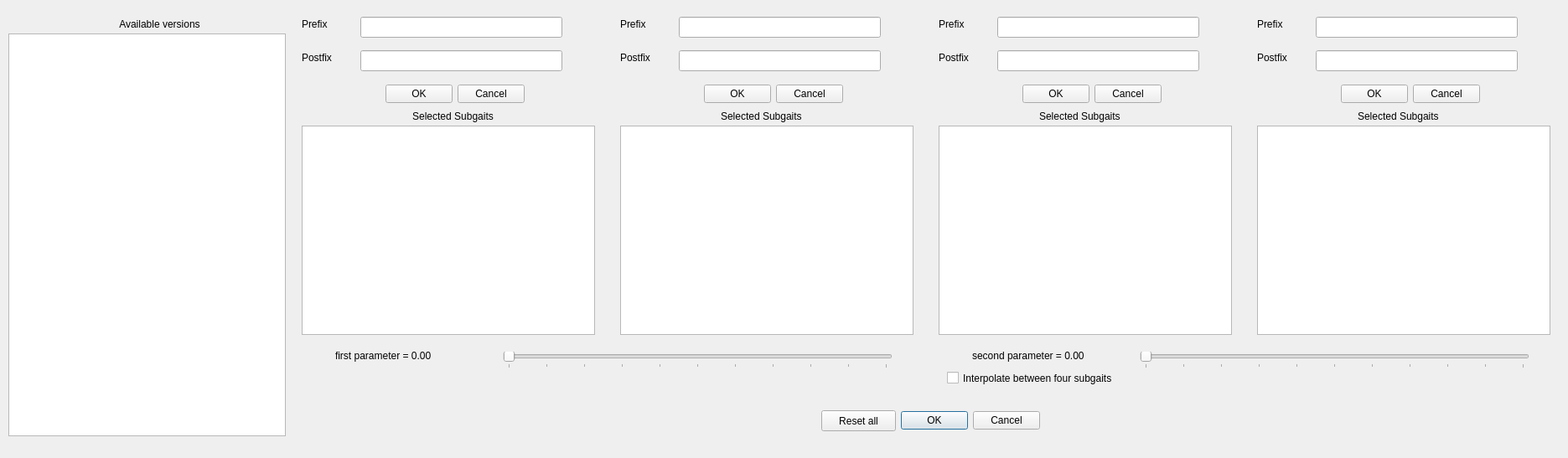
<?xml version="1.0" encoding="UTF-8"?>
<ui version="4.0">
 <class>Dialog</class>
 <widget class="QDialog" name="Dialog">
  <property name="geometry">
   <rect>
    <x>0</x>
    <y>0</y>
    <width>1871</width>
    <height>547</height>
   </rect>
  </property>
  <property name="windowTitle">
   <string>Dialog</string>
  </property>
  <widget class="QDialogButtonBox" name="buttonBox">
   <property name="geometry">
    <rect>
     <x>1070</x>
     <y>482</y>
     <width>171</width>
     <height>41</height>
    </rect>
   </property>
   <property name="orientation">
    <enum>Qt::Horizontal</enum>
   </property>
   <property name="standardButtons">
    <set>QDialogButtonBox::Cancel|QDialogButtonBox::Ok</set>
   </property>
  </widget>
  <widget class="QSlider" name="parameterSlider1">
   <property name="geometry">
    <rect>
     <x>600</x>
     <y>420</y>
     <width>465</width>
     <height>20</height>
    </rect>
   </property>
   <property name="toolTip">
    <string extracomment="The parameter decides 'how much' of the base version is done. ">The parameter decides 'how much' of the base version is done. </string>
   </property>
   <property name="whatsThis">
    <string>ello</string>
   </property>
   <property name="maximum">
    <number>100</number>
   </property>
   <property name="singleStep">
    <number>1</number>
   </property>
   <property name="orientation">
    <enum>Qt::Horizontal</enum>
   </property>
   <property name="tickPosition">
    <enum>QSlider::TicksBelow</enum>
   </property>
   <property name="tickInterval">
    <number>10</number>
   </property>
  </widget>
  <widget class="QLabel" name="parameterLabel1">
   <property name="geometry">
    <rect>
     <x>400</x>
     <y>415</y>
     <width>148</width>
     <height>20</height>
    </rect>
   </property>
   <property name="toolTip">
    <string extracomment="The parameter decides 'how much' of the base version is done. ">The parameter decides 'how much' of the base version is done. </string>
   </property>
   <property name="text">
    <string>first parameter = 0.00</string>
   </property>
  </widget>
  <widget class="QLabel" name="parameterLabel2">
   <property name="geometry">
    <rect>
     <x>1160</x>
     <y>415</y>
     <width>168</width>
     <height>20</height>
    </rect>
   </property>
   <property name="toolTip">
    <string extracomment="The parameter decides 'how much' of the base version is done. ">The parameter decides 'how much' of the base version is done. </string>
   </property>
   <property name="text">
    <string>second parameter = 0.00</string>
   </property>
  </widget>
  <widget class="QSlider" name="parameterSlider2">
   <property name="geometry">
    <rect>
     <x>1360</x>
     <y>420</y>
     <width>465</width>
     <height>20</height>
    </rect>
   </property>
   <property name="toolTip">
    <string extracomment="The parameter decides 'how much' of the base version is done. ">The parameter decides 'how much' of the base version is done. </string>
   </property>
   <property name="whatsThis">
    <string>ello</string>
   </property>
   <property name="maximum">
    <number>100</number>
   </property>
   <property name="singleStep">
    <number>1</number>
   </property>
   <property name="orientation">
    <enum>Qt::Horizontal</enum>
   </property>
   <property name="tickPosition">
    <enum>QSlider::TicksBelow</enum>
   </property>
   <property name="tickInterval">
    <number>10</number>
   </property>
  </widget>
  <widget class="QCheckBox" name="fourSubgaitInterpolation">
   <property name="geometry">
    <rect>
     <x>1130</x>
     <y>440</y>
     <width>261</width>
     <height>23</height>
    </rect>
   </property>
   <property name="text">
    <string>Interpolate between four subgaits</string>
   </property>
  </widget>
  <widget class="QLineEdit" name="prefix_input1">
   <property name="geometry">
    <rect>
     <x>430</x>
     <y>20</y>
     <width>241</width>
     <height>25</height>
    </rect>
   </property>
  </widget>
  <widget class="QLineEdit" name="postfix_input1">
   <property name="geometry">
    <rect>
     <x>430</x>
     <y>60</y>
     <width>241</width>
     <height>25</height>
    </rect>
   </property>
  </widget>
  <widget class="QLabel" name="prefix_label1">
   <property name="geometry">
    <rect>
     <x>360</x>
     <y>20</y>
     <width>51</width>
     <height>17</height>
    </rect>
   </property>
   <property name="toolTip">
    <string extracomment="The parametric subgait would result to this version if the parameter is 0%.">The parametric subgait would result to this version if the parameter is 0%.</string>
   </property>
   <property name="text">
    <string>Prefix</string>
   </property>
  </widget>
  <widget class="QLabel" name="postfix_label1">
   <property name="geometry">
    <rect>
     <x>360</x>
     <y>60</y>
     <width>51</width>
     <height>17</height>
    </rect>
   </property>
   <property name="toolTip">
    <string extracomment="The parametric subgait would result to this version if the parameter is 0%.">The parametric subgait would result to this version if the parameter is 0%.</string>
   </property>
   <property name="text">
    <string>Postfix</string>
   </property>
  </widget>
  <widget class="QTextBrowser" name="selectedSubgaits1">
   <property name="geometry">
    <rect>
     <x>360</x>
     <y>150</y>
     <width>350</width>
     <height>250</height>
    </rect>
   </property>
   <property name="html">
    <string>&lt;!DOCTYPE HTML PUBLIC &quot;-//W3C//DTD HTML 4.0//EN&quot; &quot;http://www.w3.org/TR/REC-html40/strict.dtd&quot;&gt;
&lt;html&gt;&lt;head&gt;&lt;meta name=&quot;qrichtext&quot; content=&quot;1&quot; /&gt;&lt;style type=&quot;text/css&quot;&gt;
p, li { white-space: pre-wrap; }
&lt;/style&gt;&lt;/head&gt;&lt;body style=&quot; font-family:'Ubuntu'; font-size:11pt; font-weight:400; font-style:normal;&quot;&gt;
&lt;p align=&quot;center&quot; style=&quot;-qt-paragraph-type:empty; margin-top:0px; margin-bottom:0px; margin-left:0px; margin-right:0px; -qt-block-indent:0; text-indent:0px;&quot;&gt;&lt;br /&gt;&lt;/p&gt;&lt;/body&gt;&lt;/html&gt;</string>
   </property>
  </widget>
  <widget class="QTextBrowser" name="selectedSubgaits2">
   <property name="geometry">
    <rect>
     <x>740</x>
     <y>150</y>
     <width>350</width>
     <height>250</height>
    </rect>
   </property>
   <property name="html">
    <string>&lt;!DOCTYPE HTML PUBLIC &quot;-//W3C//DTD HTML 4.0//EN&quot; &quot;http://www.w3.org/TR/REC-html40/strict.dtd&quot;&gt;
&lt;html&gt;&lt;head&gt;&lt;meta name=&quot;qrichtext&quot; content=&quot;1&quot; /&gt;&lt;style type=&quot;text/css&quot;&gt;
p, li { white-space: pre-wrap; }
&lt;/style&gt;&lt;/head&gt;&lt;body style=&quot; font-family:'Ubuntu'; font-size:11pt; font-weight:400; font-style:normal;&quot;&gt;
&lt;p align=&quot;center&quot; style=&quot;-qt-paragraph-type:empty; margin-top:0px; margin-bottom:0px; margin-left:0px; margin-right:0px; -qt-block-indent:0; text-indent:0px;&quot;&gt;&lt;br /&gt;&lt;/p&gt;&lt;/body&gt;&lt;/html&gt;</string>
   </property>
  </widget>
  <widget class="QLineEdit" name="postfix_input2">
   <property name="geometry">
    <rect>
     <x>810</x>
     <y>60</y>
     <width>241</width>
     <height>25</height>
    </rect>
   </property>
  </widget>
  <widget class="QLabel" name="prefix_label2">
   <property name="geometry">
    <rect>
     <x>740</x>
     <y>20</y>
     <width>51</width>
     <height>17</height>
    </rect>
   </property>
   <property name="toolTip">
    <string extracomment="The parametric subgait would result to this version if the parameter is 0%.">The parametric subgait would result to this version if the parameter is 0%.</string>
   </property>
   <property name="text">
    <string>Prefix</string>
   </property>
  </widget>
  <widget class="QLabel" name="postfix_label2">
   <property name="geometry">
    <rect>
     <x>740</x>
     <y>60</y>
     <width>51</width>
     <height>17</height>
    </rect>
   </property>
   <property name="toolTip">
    <string extracomment="The parametric subgait would result to this version if the parameter is 0%.">The parametric subgait would result to this version if the parameter is 0%.</string>
   </property>
   <property name="text">
    <string>Postfix</string>
   </property>
  </widget>
  <widget class="QLineEdit" name="prefix_input2">
   <property name="geometry">
    <rect>
     <x>810</x>
     <y>20</y>
     <width>241</width>
     <height>25</height>
    </rect>
   </property>
  </widget>
  <widget class="QTextBrowser" name="selectedSubgaits3">
   <property name="geometry">
    <rect>
     <x>1120</x>
     <y>150</y>
     <width>350</width>
     <height>250</height>
    </rect>
   </property>
   <property name="html">
    <string>&lt;!DOCTYPE HTML PUBLIC &quot;-//W3C//DTD HTML 4.0//EN&quot; &quot;http://www.w3.org/TR/REC-html40/strict.dtd&quot;&gt;
&lt;html&gt;&lt;head&gt;&lt;meta name=&quot;qrichtext&quot; content=&quot;1&quot; /&gt;&lt;style type=&quot;text/css&quot;&gt;
p, li { white-space: pre-wrap; }
&lt;/style&gt;&lt;/head&gt;&lt;body style=&quot; font-family:'Ubuntu'; font-size:11pt; font-weight:400; font-style:normal;&quot;&gt;
&lt;p align=&quot;center&quot; style=&quot;-qt-paragraph-type:empty; margin-top:0px; margin-bottom:0px; margin-left:0px; margin-right:0px; -qt-block-indent:0; text-indent:0px;&quot;&gt;&lt;br /&gt;&lt;/p&gt;&lt;/body&gt;&lt;/html&gt;</string>
   </property>
  </widget>
  <widget class="QLineEdit" name="postfix_input3">
   <property name="geometry">
    <rect>
     <x>1190</x>
     <y>60</y>
     <width>241</width>
     <height>25</height>
    </rect>
   </property>
  </widget>
  <widget class="QLabel" name="prefix_label3">
   <property name="geometry">
    <rect>
     <x>1120</x>
     <y>20</y>
     <width>51</width>
     <height>17</height>
    </rect>
   </property>
   <property name="toolTip">
    <string extracomment="The parametric subgait would result to this version if the parameter is 0%.">The parametric subgait would result to this version if the parameter is 0%.</string>
   </property>
   <property name="text">
    <string>Prefix</string>
   </property>
  </widget>
  <widget class="QLabel" name="postfix_label3">
   <property name="geometry">
    <rect>
     <x>1120</x>
     <y>60</y>
     <width>51</width>
     <height>17</height>
    </rect>
   </property>
   <property name="toolTip">
    <string extracomment="The parametric subgait would result to this version if the parameter is 0%.">The parametric subgait would result to this version if the parameter is 0%.</string>
   </property>
   <property name="text">
    <string>Postfix</string>
   </property>
  </widget>
  <widget class="QLineEdit" name="prefix_input3">
   <property name="geometry">
    <rect>
     <x>1190</x>
     <y>20</y>
     <width>241</width>
     <height>25</height>
    </rect>
   </property>
  </widget>
  <widget class="QTextBrowser" name="selectedSubgaits4">
   <property name="geometry">
    <rect>
     <x>1500</x>
     <y>150</y>
     <width>350</width>
     <height>250</height>
    </rect>
   </property>
   <property name="html">
    <string>&lt;!DOCTYPE HTML PUBLIC &quot;-//W3C//DTD HTML 4.0//EN&quot; &quot;http://www.w3.org/TR/REC-html40/strict.dtd&quot;&gt;
&lt;html&gt;&lt;head&gt;&lt;meta name=&quot;qrichtext&quot; content=&quot;1&quot; /&gt;&lt;style type=&quot;text/css&quot;&gt;
p, li { white-space: pre-wrap; }
&lt;/style&gt;&lt;/head&gt;&lt;body style=&quot; font-family:'Ubuntu'; font-size:11pt; font-weight:400; font-style:normal;&quot;&gt;
&lt;p align=&quot;center&quot; style=&quot;-qt-paragraph-type:empty; margin-top:0px; margin-bottom:0px; margin-left:0px; margin-right:0px; -qt-block-indent:0; text-indent:0px;&quot;&gt;&lt;br /&gt;&lt;/p&gt;&lt;/body&gt;&lt;/html&gt;</string>
   </property>
  </widget>
  <widget class="QLineEdit" name="postfix_input4">
   <property name="geometry">
    <rect>
     <x>1570</x>
     <y>60</y>
     <width>241</width>
     <height>25</height>
    </rect>
   </property>
  </widget>
  <widget class="QLabel" name="prefix_label4">
   <property name="geometry">
    <rect>
     <x>1500</x>
     <y>20</y>
     <width>51</width>
     <height>17</height>
    </rect>
   </property>
   <property name="toolTip">
    <string extracomment="The parametric subgait would result to this version if the parameter is 0%.">The parametric subgait would result to this version if the parameter is 0%.</string>
   </property>
   <property name="text">
    <string>Prefix</string>
   </property>
  </widget>
  <widget class="QLabel" name="postfix_label4">
   <property name="geometry">
    <rect>
     <x>1500</x>
     <y>60</y>
     <width>51</width>
     <height>17</height>
    </rect>
   </property>
   <property name="toolTip">
    <string extracomment="The parametric subgait would result to this version if the parameter is 0%.">The parametric subgait would result to this version if the parameter is 0%.</string>
   </property>
   <property name="text">
    <string>Postfix</string>
   </property>
  </widget>
  <widget class="QLineEdit" name="prefix_input4">
   <property name="geometry">
    <rect>
     <x>1570</x>
     <y>20</y>
     <width>241</width>
     <height>25</height>
    </rect>
   </property>
  </widget>
  <widget class="QDialogButtonBox" name="subgaitButtonBox1">
   <property name="geometry">
    <rect>
     <x>460</x>
     <y>100</y>
     <width>166</width>
     <height>25</height>
    </rect>
   </property>
   <property name="standardButtons">
    <set>QDialogButtonBox::Cancel|QDialogButtonBox::Ok</set>
   </property>
  </widget>
  <widget class="QDialogButtonBox" name="subgaitButtonBox2">
   <property name="geometry">
    <rect>
     <x>840</x>
     <y>100</y>
     <width>166</width>
     <height>25</height>
    </rect>
   </property>
   <property name="standardButtons">
    <set>QDialogButtonBox::Cancel|QDialogButtonBox::Ok</set>
   </property>
  </widget>
  <widget class="QDialogButtonBox" name="subgaitButtonBox3">
   <property name="geometry">
    <rect>
     <x>1220</x>
     <y>100</y>
     <width>166</width>
     <height>25</height>
    </rect>
   </property>
   <property name="standardButtons">
    <set>QDialogButtonBox::Cancel|QDialogButtonBox::Ok</set>
   </property>
  </widget>
  <widget class="QDialogButtonBox" name="subgaitButtonBox4">
   <property name="geometry">
    <rect>
     <x>1600</x>
     <y>100</y>
     <width>166</width>
     <height>25</height>
    </rect>
   </property>
   <property name="standardButtons">
    <set>QDialogButtonBox::Cancel|QDialogButtonBox::Ok</set>
   </property>
  </widget>
  <widget class="QLabel" name="selectedSubgaitsLabel1">
   <property name="geometry">
    <rect>
     <x>480</x>
     <y>130</y>
     <width>121</width>
     <height>17</height>
    </rect>
   </property>
   <property name="text">
    <string>Selected Subgaits</string>
   </property>
   <property name="alignment">
    <set>Qt::AlignCenter</set>
   </property>
  </widget>
  <widget class="QLabel" name="selectedSubgaitsLabel2">
   <property name="geometry">
    <rect>
     <x>860</x>
     <y>130</y>
     <width>121</width>
     <height>17</height>
    </rect>
   </property>
   <property name="text">
    <string>Selected Subgaits</string>
   </property>
  </widget>
  <widget class="QLabel" name="selectedSubgaitsLabel3">
   <property name="geometry">
    <rect>
     <x>1240</x>
     <y>130</y>
     <width>121</width>
     <height>17</height>
    </rect>
   </property>
   <property name="text">
    <string>Selected Subgaits</string>
   </property>
  </widget>
  <widget class="QLabel" name="selectedSubgaitsLabel4">
   <property name="geometry">
    <rect>
     <x>1620</x>
     <y>130</y>
     <width>121</width>
     <height>17</height>
    </rect>
   </property>
   <property name="text">
    <string>Selected Subgaits</string>
   </property>
  </widget>
  <widget class="QPushButton" name="resetAllButton">
   <property name="geometry">
    <rect>
     <x>980</x>
     <y>490</y>
     <width>89</width>
     <height>25</height>
    </rect>
   </property>
   <property name="text">
    <string>Reset all</string>
   </property>
  </widget>
  <widget class="QTextBrowser" name="allVersions">
   <property name="geometry">
    <rect>
     <x>10</x>
     <y>40</y>
     <width>331</width>
     <height>481</height>
    </rect>
   </property>
   <property name="html">
    <string>&lt;!DOCTYPE HTML PUBLIC &quot;-//W3C//DTD HTML 4.0//EN&quot; &quot;http://www.w3.org/TR/REC-html40/strict.dtd&quot;&gt;
&lt;html&gt;&lt;head&gt;&lt;meta name=&quot;qrichtext&quot; content=&quot;1&quot; /&gt;&lt;style type=&quot;text/css&quot;&gt;
p, li { white-space: pre-wrap; }
&lt;/style&gt;&lt;/head&gt;&lt;body style=&quot; font-family:'Ubuntu'; font-size:11pt; font-weight:400; font-style:normal;&quot;&gt;
&lt;p align=&quot;center&quot; style=&quot;-qt-paragraph-type:empty; margin-top:0px; margin-bottom:0px; margin-left:0px; margin-right:0px; -qt-block-indent:0; text-indent:0px;&quot;&gt;&lt;br /&gt;&lt;/p&gt;&lt;/body&gt;&lt;/html&gt;</string>
   </property>
  </widget>
  <widget class="QLabel" name="selectedSubgaitsLabel1_2">
   <property name="geometry">
    <rect>
     <x>130</x>
     <y>20</y>
     <width>121</width>
     <height>17</height>
    </rect>
   </property>
   <property name="text">
    <string>Available versions</string>
   </property>
   <property name="alignment">
    <set>Qt::AlignCenter</set>
   </property>
  </widget>
 </widget>
 <resources/>
 <connections>
  <connection>
   <sender>buttonBox</sender>
   <signal>accepted()</signal>
   <receiver>Dialog</receiver>
   <slot>accept()</slot>
   <hints>
    <hint type="sourcelabel">
     <x>248</x>
     <y>254</y>
    </hint>
    <hint type="destinationlabel">
     <x>157</x>
     <y>274</y>
    </hint>
   </hints>
  </connection>
  <connection>
   <sender>buttonBox</sender>
   <signal>rejected()</signal>
   <receiver>Dialog</receiver>
   <slot>reject()</slot>
   <hints>
    <hint type="sourcelabel">
     <x>316</x>
     <y>260</y>
    </hint>
    <hint type="destinationlabel">
     <x>286</x>
     <y>274</y>
    </hint>
   </hints>
  </connection>
 </connections>
</ui>
